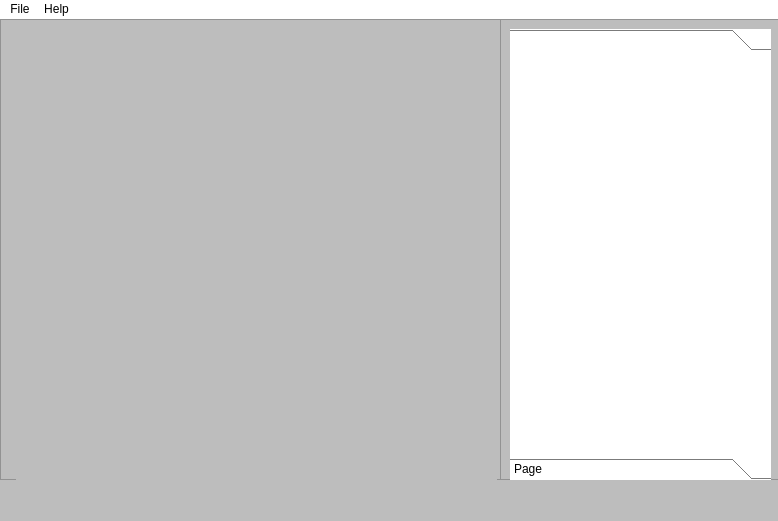
<?xml version="1.0" encoding="UTF-8"?>
<ui version="4.0">
 <class>MainWindow</class>
 <widget class="QMainWindow" name="MainWindow">
  <property name="geometry">
   <rect>
    <x>0</x>
    <y>0</y>
    <width>778</width>
    <height>521</height>
   </rect>
  </property>
  <property name="windowTitle">
   <string>MainWindow</string>
  </property>
  <property name="styleSheet">
   <string notr="true">background-color: rgb(189, 189, 189);</string>
  </property>
  <widget class="QWidget" name="centralwidget">
   <widget class="QFrame" name="displayFrame">
    <property name="geometry">
     <rect>
      <x>0</x>
      <y>0</y>
      <width>511</width>
      <height>461</height>
     </rect>
    </property>
    <property name="autoFillBackground">
     <bool>false</bool>
    </property>
    <property name="frameShape">
     <enum>QFrame::StyledPanel</enum>
    </property>
    <property name="frameShadow">
     <enum>QFrame::Raised</enum>
    </property>
    <widget class="QLabel" name="displayLabel">
     <property name="geometry">
      <rect>
       <x>16</x>
       <y>12</y>
       <width>481</width>
       <height>451</height>
      </rect>
     </property>
     <property name="text">
      <string/>
     </property>
    </widget>
   </widget>
   <widget class="QFrame" name="infoFrame">
    <property name="geometry">
     <rect>
      <x>500</x>
      <y>0</y>
      <width>281</width>
      <height>461</height>
     </rect>
    </property>
    <property name="frameShape">
     <enum>QFrame::StyledPanel</enum>
    </property>
    <property name="frameShadow">
     <enum>QFrame::Raised</enum>
    </property>
    <widget class="QToolBox" name="infoToolBox">
     <property name="geometry">
      <rect>
       <x>10</x>
       <y>10</y>
       <width>261</width>
       <height>451</height>
      </rect>
     </property>
     <property name="styleSheet">
      <string notr="true">background-color: rgb(255, 255, 255);</string>
     </property>
     <widget class="QWidget" name="Picture" native="true">
      <property name="styleSheet">
       <string notr="true">color: rgb(0, 0, 0);</string>
      </property>
      <attribute name="label">
       <string/>
      </attribute>
     </widget>
     <widget class="QWidget" name="Pixel">
      <property name="styleSheet">
       <string notr="true">color: rgb(0, 0, 0);</string>
      </property>
      <attribute name="label">
       <string>Page</string>
      </attribute>
     </widget>
    </widget>
   </widget>
  </widget>
  <widget class="QMenuBar" name="menubar">
   <property name="geometry">
    <rect>
     <x>0</x>
     <y>0</y>
     <width>778</width>
     <height>21</height>
    </rect>
   </property>
   <property name="autoFillBackground">
    <bool>false</bool>
   </property>
   <property name="styleSheet">
    <string notr="true">background-color: rgb(255, 255, 255);</string>
   </property>
   <widget class="QMenu" name="menuFile">
    <property name="title">
     <string>File</string>
    </property>
    <addaction name="actionOpen"/>
   </widget>
   <widget class="QMenu" name="menuHelp">
    <property name="title">
     <string>Help</string>
    </property>
    <addaction name="actionAbout"/>
   </widget>
   <addaction name="menuFile"/>
   <addaction name="menuHelp"/>
  </widget>
  <widget class="QStatusBar" name="statusbar"/>
  <action name="actionOpen">
   <property name="text">
    <string>Open</string>
   </property>
   <property name="toolTip">
    <string>Open file</string>
   </property>
  </action>
  <action name="actionAbout">
   <property name="text">
    <string>About</string>
   </property>
  </action>
 </widget>
 <resources/>
 <connections/>
</ui>
